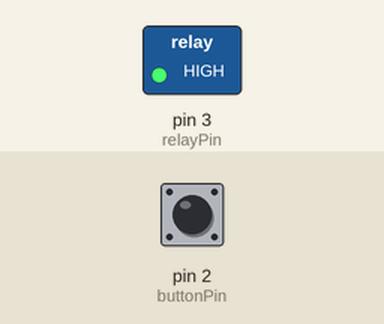
Bench run of a sketch on a simulated Arduino Uno, built with avr-gcc and run on an emulated ATmega328P. On the bench: switched loads named in the sketch (green lamp = pin HIGH). The test bench sets the inputs (shaded band); at power-on: pin 2 (buttonPin) LOW.

Above: at 1.2 s.
1.3 s: pin 2 (buttonPin) pulled HIGH for 0.15 s
At 2.4 s:
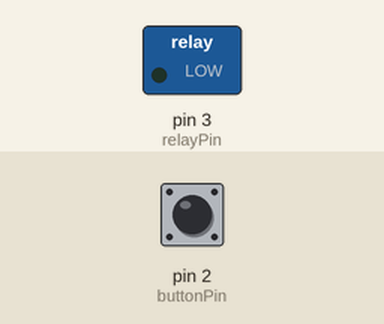
2.9 s: pin 2 (buttonPin) pulled HIGH for 1 s
At 3.6 s:
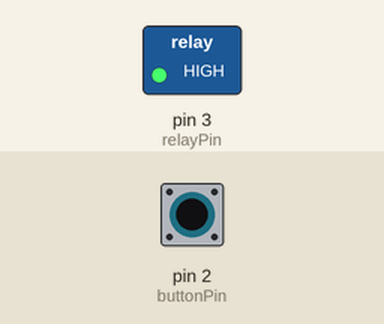
5.4 s: pin 2 (buttonPin) pulled HIGH for 3.2 s
At 6.7 s:
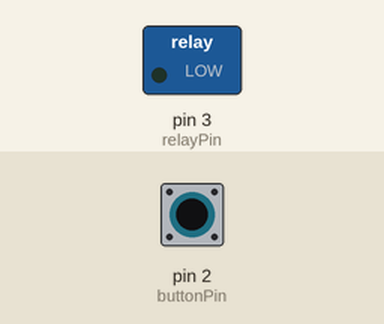
Timing chart, 0 to 8.4 s (numbered marks = the images above; inputs shaded):
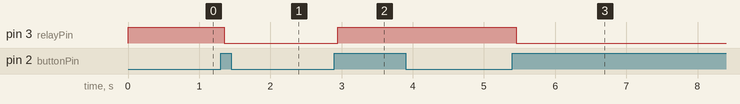

Measured:
- after the input at 1.3 s, pin 3 (relayPin): HIGH → LOW after 0.05 s
- after the input at 2.9 s, pin 3 (relayPin): LOW → HIGH after 0.05 s
- after the input at 5.4 s, pin 3 (relayPin): HIGH → LOW after 0.05 s

The sketch:

test_fengshan.ino
```cpp
int buttonPin = 2;
int relayPin = 3;
int relayState = HIGH;
int buttonState;
int lastButtonState = LOW;
long lastDebounceTime = 0;
long debounceDelay = 50;

void setup() {
  pinMode(buttonPin,INPUT);
  pinMode(relayPin,OUTPUT);

  digitalWrite(relayPin,relayState);
}

void loop() {
  int reading = digitalRead(buttonPin);
  if(reading != lastButtonState){
      lastDebounceTime = millis();
      }
  if((millis()-lastDebounceTime > debounceDelay)){
    if(reading != buttonState){
       buttonState = reading;
       if(buttonState == HIGH){
          relayState =  !relayState;
      }
    }
  }
digitalWrite(relayPin, relayState);
lastButtonState = reading;
}
```
